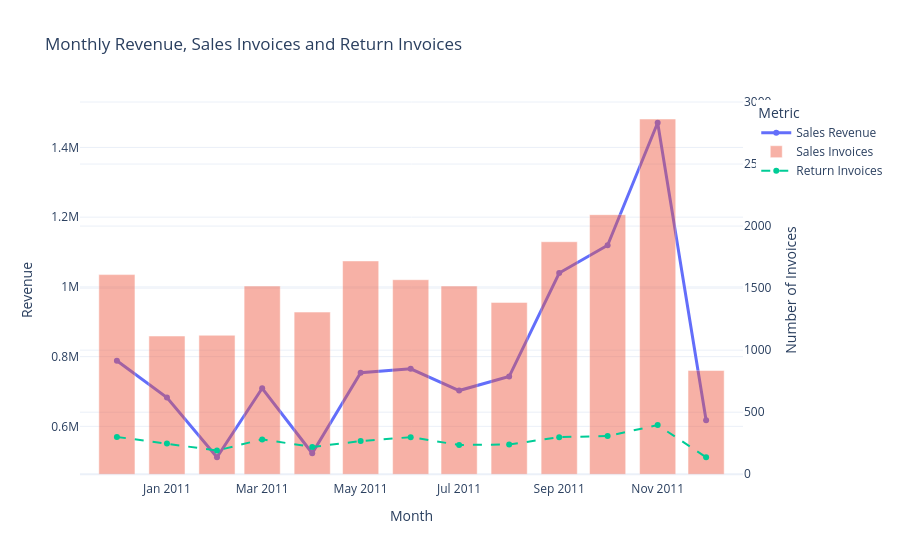

Notebook source saved alongside this figure:
### Markdown cell above
### 7.1 Monthly Sales and Returns

**Business question:** Do sales and returns rise or fall in particular months?  
We show the number of invoices and the sales value over time, together with the number of return invoices in the same chart.

### Code cell
monthly_sales_eda = (
    eda_sales.assign(MonthStart=eda_sales["InvoiceDate"].dt.to_period("M").dt.to_timestamp())
    .groupby("MonthStart")
    .agg(
        Revenue=("TotalLineRevenue", "sum"),
        Sales_Invoices=("InvoiceNo", "nunique"),
        Units_Sold=("Quantity", "sum")
    )
    .reset_index()
)

monthly_returns_eda = (
    eda_returns.assign(MonthStart=eda_returns["InvoiceDate"].dt.to_period("M").dt.to_timestamp())
    .groupby("MonthStart")
    .agg(Return_Invoices=("InvoiceNo", "nunique"))
    .reset_index()
)

monthly_eda = monthly_sales_eda.merge(monthly_returns_eda, on="MonthStart", how="left")
monthly_eda["Return_Invoices"] = monthly_eda["Return_Invoices"].fillna(0)

fig = go.Figure()
fig.add_trace(go.Scatter(
    x=monthly_eda["MonthStart"], y=monthly_eda["Revenue"],
    mode="lines+markers", name="Sales Revenue",
    line=dict(width=3), yaxis="y"
))
fig.add_trace(go.Bar(
    x=monthly_eda["MonthStart"], y=monthly_eda["Sales_Invoices"],
    name="Sales Invoices", opacity=0.45, yaxis="y2"
))
fig.add_trace(go.Scatter(
    x=monthly_eda["MonthStart"], y=monthly_eda["Return_Invoices"],
    mode="lines+markers", name="Return Invoices",
    line=dict(dash="dash"), yaxis="y2"
))
fig.update_layout(
    title="Monthly Revenue, Sales Invoices and Return Invoices",
    xaxis_title="Month",
    yaxis=dict(title="Revenue"),
    yaxis2=dict(title="Number of Invoices", overlaying="y", side="right"),
    hovermode="x unified",
    legend_title="Metric",
    template="plotly_white"
)
fig.show()

### Figure 1 — Plotly figure (JSON) as saved in the notebook; plotly's stock layout.template omitted (floating-point values rounded to 4 significant figures)
{"data": [{"line": {"width": 3}, "mode": "lines+markers", "name": "Sales Revenue", "type": "scatter", "x": ["2010-12-01T00:00:00.000000", "2011-01-01T00:00:00.000000", "2011-02-01T00:00:00.000000", "2011-03-01T00:00:00.000000", "2011-04-01T00:00:00.000000", "2011-05-01T00:00:00.000000", "2011-06-01T00:00:00.000000", "2011-07-01T00:00:00.000000", "2011-08-01T00:00:00.000000", "2011-09-01T00:00:00.000000", "2011-10-01T00:00:00.000000", "2011-11-01T00:00:00.000000", "2011-12-01T00:00:00.000000"], "y": [788000.0, 682700.0, 511300.0, 709200.0, 522800.0, 753600.0, 764800.0, 702600.0, 742800.0, 1040000.0, 1119000.0, 1471000.0, 617100.0], "yaxis": "y"}, {"name": "Sales Invoices", "opacity": 0.45, "type": "bar", "x": ["2010-12-01T00:00:00.000000", "2011-01-01T00:00:00.000000", "2011-02-01T00:00:00.000000", "2011-03-01T00:00:00.000000", "2011-04-01T00:00:00.000000", "2011-05-01T00:00:00.000000", "2011-06-01T00:00:00.000000", "2011-07-01T00:00:00.000000", "2011-08-01T00:00:00.000000", "2011-09-01T00:00:00.000000", "2011-10-01T00:00:00.000000", "2011-11-01T00:00:00.000000", "2011-12-01T00:00:00.000000"], "y": [1609, 1114, 1120, 1517, 1307, 1719, 1568, 1517, 1385, 1874, 2092, 2863, 836], "yaxis": "y2"}, {"line": {"dash": "dash"}, "mode": "lines+markers", "name": "Return Invoices", "type": "scatter", "x": ["2010-12-01T00:00:00.000000", "2011-01-01T00:00:00.000000", "2011-02-01T00:00:00.000000", "2011-03-01T00:00:00.000000", "2011-04-01T00:00:00.000000", "2011-05-01T00:00:00.000000", "2011-06-01T00:00:00.000000", "2011-07-01T00:00:00.000000", "2011-08-01T00:00:00.000000", "2011-09-01T00:00:00.000000", "2011-10-01T00:00:00.000000", "2011-11-01T00:00:00.000000", "2011-12-01T00:00:00.000000"], "y": [301, 247, 191, 281, 220, 267, 299, 236, 240, 299, 308, 396, 137], "yaxis": "y2"}], "layout": {"hovermode": "x unified", "legend": {"title": {"text": "Metric"}}, "title": {"text": "Monthly Revenue, Sales Invoices and Return Invoices"}, "xaxis": {"title": {"text": "Month"}}, "yaxis": {"title": {"text": "Revenue"}}, "yaxis2": {"overlaying": "y", "side": "right", "title": {"text": "Number of Invoices"}}}}
